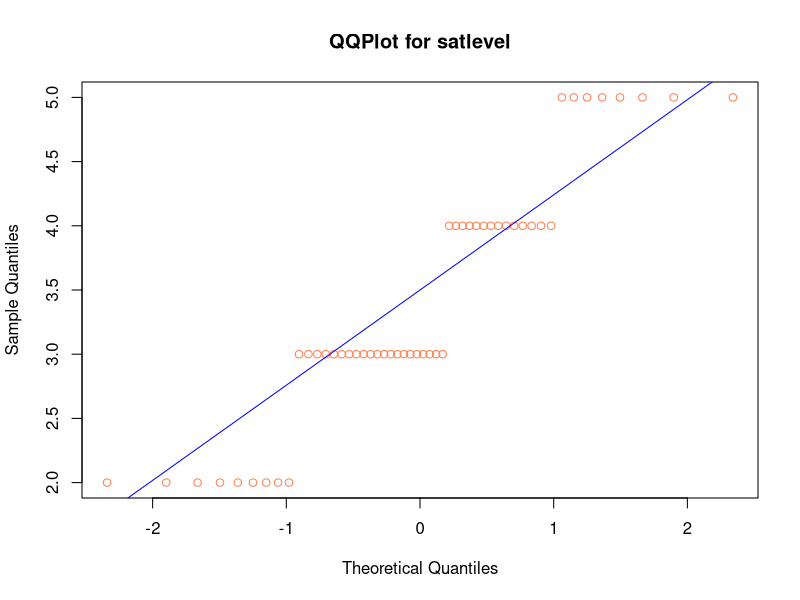
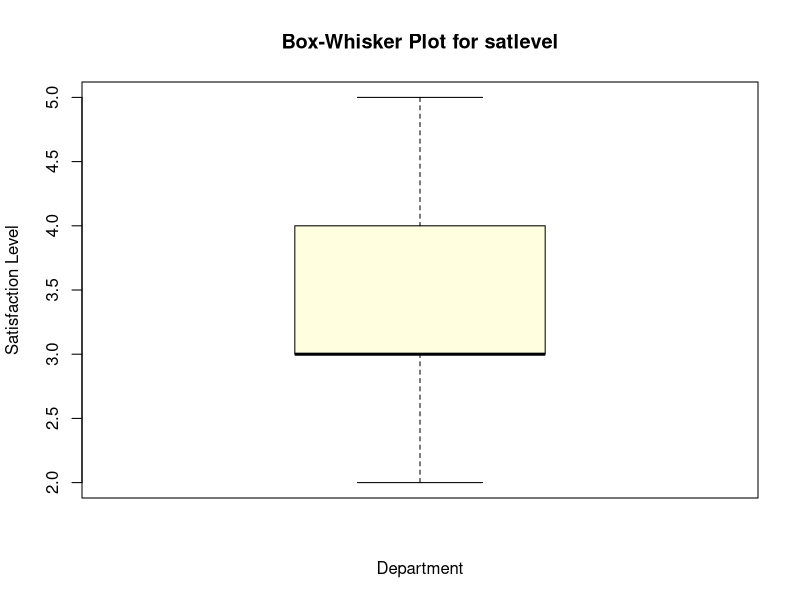
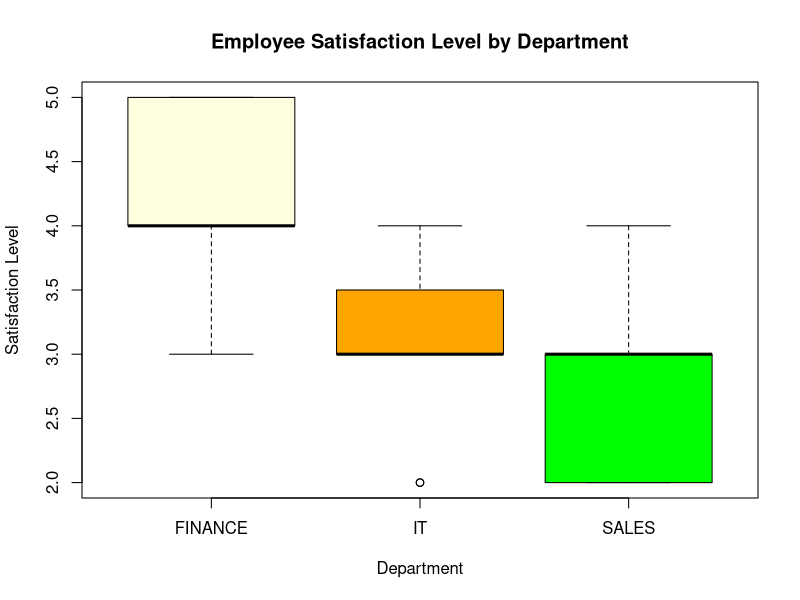

Source code (R) for these figures, in order:
#Assignment 4_Non Parametric tests II
#Marina Nikon

#BACKGROUND: The survey is conducted within a large organization 
#to assess satisfaction level of employees in various functions. 
#The satisfaction level is measured on 1-5 scale where higher
#a number indicates more satisfaction.

#QUESTIONS
#1. Import EMPLOYEE SATISFACTION SURVEY data.
satisf_survey<-read.csv("EMPLOYEE_SATISFACTION_SURVEY.csv", header = TRUE)
str(satisf_survey)
head(satisf_survey)
dim(satisf_survey)


#Check for normality of the data.
#QQPlot to check the normality for satlevel
qqnorm(satisf_survey$satlevel, 
       main = "QQPlot for satlevel", col="coral")
qqline(satisf_survey$satlevel, col= "blue") 
#Interpretation: The QQ Plot for the satlevel deviates from
# the theoretical line, indicating possible non-normality


#Box-Whisker Plot for satlevel (overall)
boxplot(satisf_survey$satlevel, col = "lightyellow",
        main='Box-Whisker Plot for satlevel',
    xlab = "Department", ylab = "Satisfaction Level")
#Interpretation: The median lies on the first quartile (Q1)
#meaning that could be positively skewed distribution. 
#But whiskers looks symmetric indicating no strong asymmetry.
#Further testing is necessary.


#Box-Whisker Plot for satlevel (by Departments)
boxplot(satisf_survey$satlevel~satisf_survey$dept, 
        col = c("lightyellow", "orange", "green"),
        main='Employee Satisfaction Level by Department',
        xlab = "Department", ylab = "Satisfaction Level")
#Interpretation: Median score for finance department is much
#higher then median score for IT and sales departments.
#Median score for IT and sales departments is equal
#Median for finance department lies on the Q1 and there is 
#only a down whisker, this suggests a highly left-skewed 
#distribution (negatively skewed)
#Median for IT department lies on the Q1 and there is only 
#an upper whisker, and single down outlier this suggests a 
#negatively skewed distribution
#Median for Sales department lies on the Q3 and there is 
#only an upper whisker, this suggests a highly right-skewed
#distribution (positively skewed)


#Shapiro-Wilk normality test for satisfaction level
shapiro.test(satisf_survey$satlevel)
#Interpretation: p-value = 6.048e-05, less than 0.05, reject the 
#null hypothesis.  Distribution of satisfaction level 
#can be assumed not normal



#Kolmogorov-Smirnof test to check  normality for satisfaction level
#Install and use package 'nortest'
install.packages('nortest')
library(nortest)
lillie.test(satisf_survey$satlevel)
#Interpretation: p-value = 4.682e-08, less than 0.05, reject the 
#null hypothesis.  Distribution of satisfaction level 
#can be assumed not normal



#2. Find median satisfaction level for ‘IT’, ‘Sales’ and ‘Finance’.
aggregate(satlevel~dept, data = satisf_survey, FUN = median)
#round(median(satisf_survey$IT),2)
#round(median(satisf_survey$Sales),2)
#round(median(satisf_survey$Finance),2)


#Interpretation:
#Median satisfaction level for Finance department is 4, meaning
#that half of the employees have a satisfaction level below 4,
#and half have a satisfaction level above 4.
#IT and Sales departments have equal satisfaction level, that is 3

#Test whether the satisfaction level among three roles differ significantly.
# Kruskal-Walis test
kruskal.test(satlevel~dept, data = satisf_survey)
#Interpretation:  p-value = 2.883e-06, less than 0.05, reject the 
#null hypothesis. There is a significant difference in satisfaction 
#levels between at least one pair of departments 



#3. Is there any association between satisfaction level and experience level?
#Experience level is defined as midlevel (greater than 2 years) and
#Junior (less than or equal to 2 years).

#Create a new column for experience level, based on "exp"
satisf_survey$exp_level <- ifelse(satisf_survey$exp >2,
                                  "midlevel", "junior")

#Print table summary to check the result
table(satisf_survey$exp_level)

install.packages("gmodels") #Install if necessary 
library(gmodels)

#Chi-square test for association
CrossTable(satisf_survey$satlevel, satisf_survey$exp_level, chisq=TRUE)
#Interpretation: p =  0.6202199, greater than 0.05, do not reject the 
#null hypothesis. There is no significant association between 
#satisfaction level and experience level


#4. Find number of employees with satisfaction score
#greater than 3 in each department

#Subset data for satlevel >3
subset_data <- satisf_survey[satisf_survey$satlevel > 3,]

#Count employees with satlevel > 3 in each department
table(subset_data$dept)
#Interpretation:
# 16 employees in FINANCE have satisfaction score
#greater than 3
# 4 employees in IT have satisfaction score greater than 3
# 2 employees in SALES have satisfaction score greater than 3
